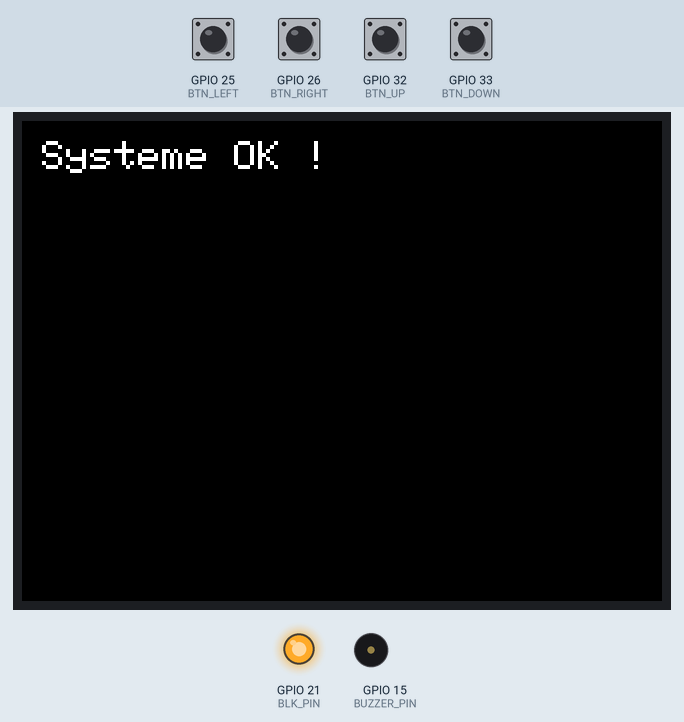
Simulated run of this sketch. Board: ESP32. On the bench: 320×240 colour display, output pins drawn as LEDs (lit = HIGH), buzzer (waves = sounding). The inputs (shaded band) are chosen by the test bench; at power-on: GPIO 25 (BTN_LEFT), GPIO 26 (BTN_RIGHT), GPIO 32 (BTN_UP), GPIO 33 (BTN_DOWN) LOW. What the sketch prints to the serial monitor is not drawn.

Above: at 1.4 s.
1.5 s: GPIO 25 (BTN_LEFT) pulled HIGH for 1 s
At 2.9 s:
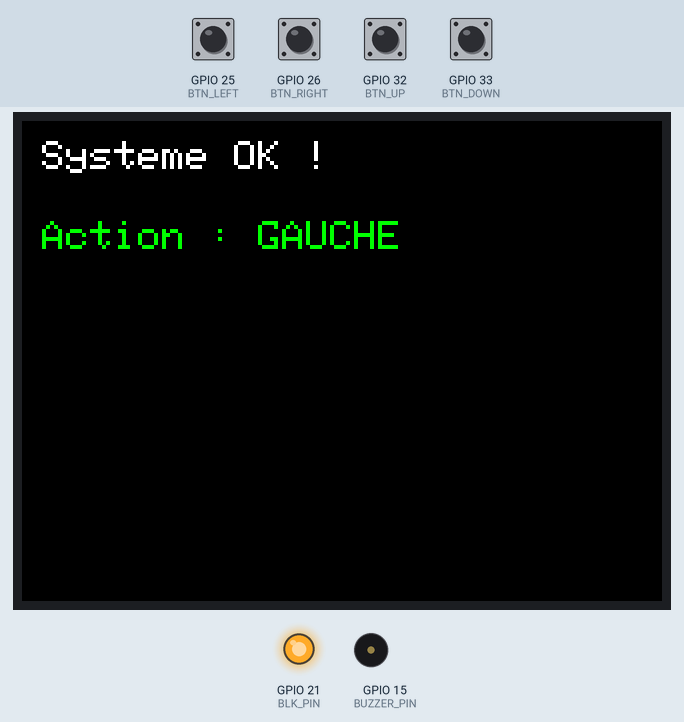
4.0 s: GPIO 26 (BTN_RIGHT) pulled HIGH for 0.15 s
At 5.2 s:
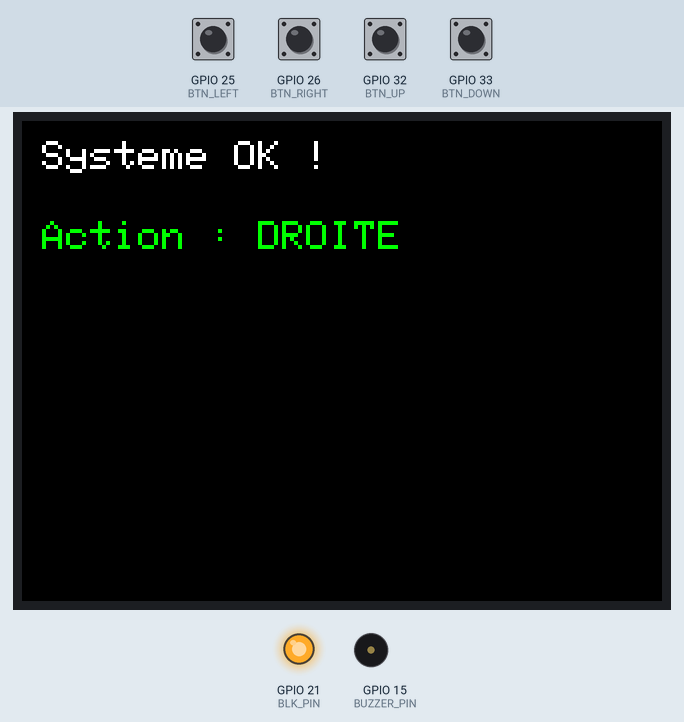
5.6 s: GPIO 32 (BTN_UP) pulled HIGH for 0.15 s
At 6.3 s:
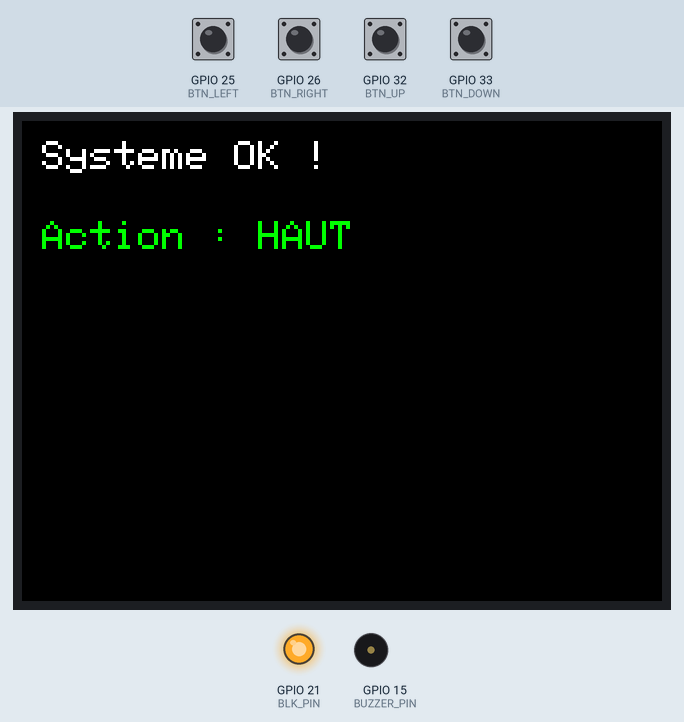
7.2 s: GPIO 33 (BTN_DOWN) pulled HIGH for 0.15 s
At 8.8 s:
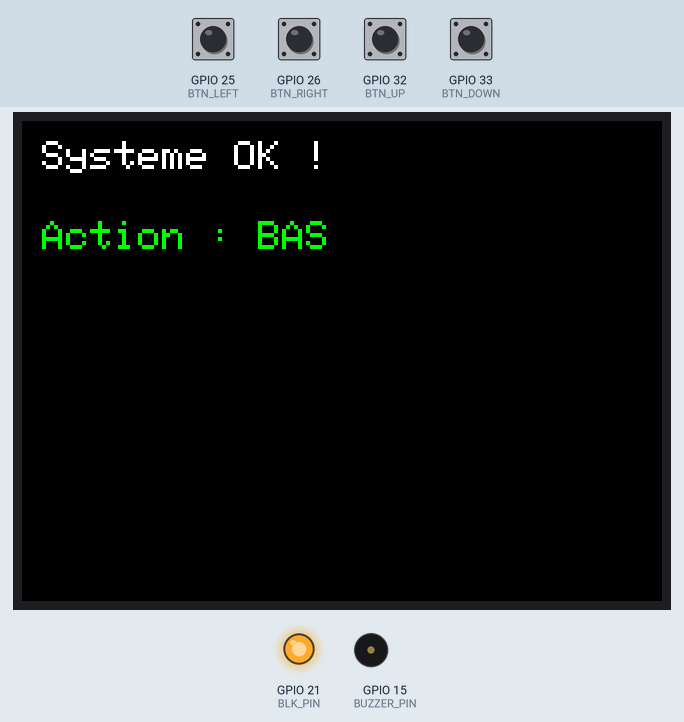
Timing chart, 0 to 9.8 s (numbered marks = the images above; inputs shaded):
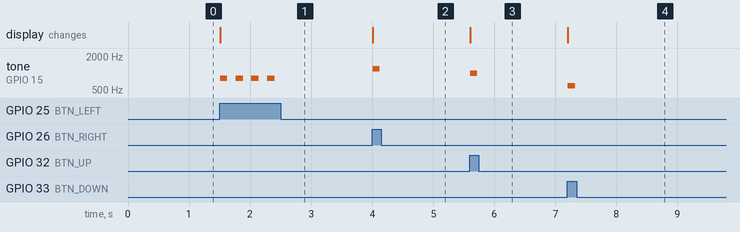

The sketch:

Test-Ecran-Buzzer-Bouttons.ino
```cpp
#include <TFT_eSPI.h>
#include <SPI.h>

// --- Pins ---
#define BTN_UP     32
#define BTN_DOWN   33
#define BTN_LEFT   25
#define BTN_RIGHT  26

#define BUZZER_PIN 15
#define BLK_PIN    21

TFT_eSPI tft = TFT_eSPI();

void setup() {
  Serial.begin(115200);

  // Configuration Buzzer
  pinMode(BUZZER_PIN, OUTPUT);

  // Boutons (On reste en INPUT simple si tes boutons sont au 3.3V)
  pinMode(BTN_UP, INPUT);
  pinMode(BTN_DOWN, INPUT);
  pinMode(BTN_LEFT, INPUT);
  pinMode(BTN_RIGHT, INPUT);

  // Rétroéclairage
  pinMode(BLK_PIN, OUTPUT);
  digitalWrite(BLK_PIN, HIGH);

  // Écran
  tft.init();
  tft.setRotation(1);
  tft.fillScreen(TFT_BLACK);

  tft.setTextColor(TFT_WHITE, TFT_BLACK);
  tft.setTextSize(2);
  tft.setCursor(10, 10);
  tft.println("Systeme OK !");
}

void loop() {
  // On vérifie chaque bouton
  if (digitalRead(BTN_UP) == HIGH) {
    handleAction("HAUT", 1000);
  }
  if (digitalRead(BTN_DOWN) == HIGH) {
    handleAction("BAS", 600);
  }
  if (digitalRead(BTN_LEFT) == HIGH) {
    handleAction("GAUCHE", 800);
  }
  if (digitalRead(BTN_RIGHT) == HIGH) {
    handleAction("DROITE", 1200);
  }
}

// Fonction pour éviter de répéter le code de l'écran partout
void handleAction(String nom, int frequence) {
  Serial.println(nom);

  // Affichage écran
  tft.setCursor(10, 50);
  tft.setTextColor(TFT_GREEN, TFT_BLACK);
  tft.print("Action : ");
  tft.print(nom + "    ");

  // Son (Ta méthode qui marche !)
  tone(BUZZER_PIN, frequence, 120);

  delay(250); // Anti-rebond
}
```

Measured:
- after the input at 1.5 s, tone on GPIO 15 (BUZZER_PIN): alternates 800 Hz for 0.12 s and silent for 0.14 s, 8 changes in all, then stays silent, starting at once; the display: changes at once (image 1)
- after the input at 4.0 s, tone on GPIO 15 (BUZZER_PIN): silent → 1200 Hz at once, → silent 0.12 s later; the display: changes at once (image 2)
- after the input at 5.6 s, tone on GPIO 15 (BUZZER_PIN): silent → 1000 Hz at once, → silent 0.12 s later; the display: changes at once (image 3)
- after the input at 7.2 s, tone on GPIO 15 (BUZZER_PIN): silent → 600 Hz at once, → silent 0.12 s later; the display: changes at once (image 4)
